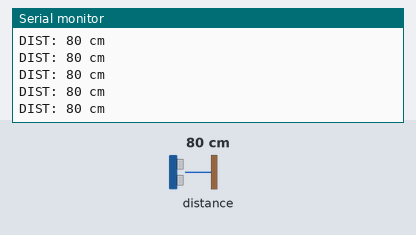
Recording of a program running on a simulated STM32 Nucleo. Parts: the last lines printed to the serial monitor. Wiring (inferred from the names in the program): LIDAR-Lite range finder at I2C address 0x62. Inputs (shaded band) come from the test bench; at power-on: distance to the obstacle 80 cm.

Above: at 1.2 s.
1.3 s: distance to the obstacle set to 2 cm
At 1.35 s:
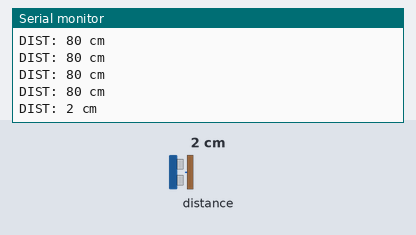
2.8 s: distance to the obstacle set to 4 cm
At 2.87 s:
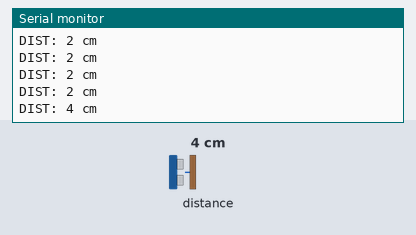
Timing chart, 0 to 5.8 s (numbered marks = the images above; inputs shaded):
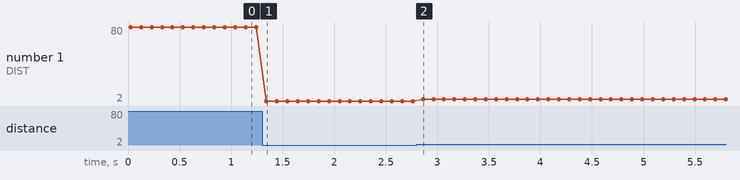

The program:

main.cpp
```cpp
/*
 * lidar_probe/src/main.cpp
 * Garmin LIDAR-Lite v3 distance reader for NUCLEO-G474RE
 *
 * Wiring (verified against UM2505 Table 15 and Garmin LIDAR-Lite v3 datasheet):
 *   LIDAR SDA  -> CN5 pin 9  (Arduino D14 / PB9)  -- I2C1_SDA
 *   LIDAR SCL  -> CN5 pin 10 (Arduino D15 / PB8)  -- I2C1_SCL
 *   LIDAR VCC  -> CN6 pin 5  (5 V)
 *   LIDAR GND  -> CN6 pin 6  (GND)
 *   External 680 Ω pull-ups on SDA and SCL to 3.3 V are required.
 *
 * Serial output -> LPUART1 (PA2/PA3) -> ST-Link VCP (default, SB17/SB23 ON)
 *   variant_NUCLEO_G474RE.h: SERIAL_UART_INSTANCE = 101 (LPUART1)
 *
 * Wire defaults: PIN_WIRE_SDA = 14 (PB9), PIN_WIRE_SCL = 15 (PB8)
 *   Confirmed in cores/arduino/pins_arduino.h and variant_NUCLEO_G474RE.cpp.
 *   No explicit Wire.setSDA()/setSCL() calls are needed.
 *
 * Framework: STM32duino (Arduino for STM32), PlatformIO ststm32 platform.
 */

#include <Arduino.h>
#include <Wire.h>

/* ── LIDAR-Lite v3 constants ─────────────────────────────────────────────── */
#define LIDAR_ADDR                  0x62   /* 7-bit I2C address                */
#define REG_ACQ_COMMAND             0x00   /* Acquisition command register      */
#define REG_STATUS                  0x01   /* Status register (bit 0 = busy)    */
#define REG_DIST_HIGH               0x8F   /* MSB-first burst read (0x0F|0x80)  */
#define CMD_MEASURE_WITH_CORRECTION 0x04   /* Acquire with bias correction      */
#define CMD_MEASURE_NO_CORRECTION   0x03   /* Acquire without bias correction   */
#define LIDAR_TIMEOUT_MS            100    /* Max wait for busy-clear (ms)      */

/* ── Helper: write one byte to a LIDAR register ─────────────────────────── */
/* Returns true on success (Wire.endTransmission() == 0).                    */
static bool lidar_write_reg(uint8_t reg, uint8_t val)
{
    Wire.beginTransmission(LIDAR_ADDR);
    Wire.write(reg);
    Wire.write(val);
    uint8_t err = Wire.endTransmission(); /* issues STOP */
    if (err != 0) {
        Serial.print("I2C ERROR: ");
        Serial.println(err);
        return false;
    }
    return true;
}

/* ── Helper: read len bytes starting at reg into buf ────────────────────── */
/* Issues a write (reg address) with STOP, then a separate read with STOP.   */
/* Returns true on success.                                                   */
static bool lidar_read_bytes(uint8_t reg, uint8_t *buf, uint8_t len)
{
    /* Write register address — full STOP before read (no repeated START) */
    Wire.beginTransmission(LIDAR_ADDR);
    Wire.write(reg);
    uint8_t err = Wire.endTransmission(); /* STOP */
    if (err != 0) {
        Serial.print("I2C ERROR: ");
        Serial.println(err);
        return false;
    }

    /* Read len bytes */
    uint8_t received = Wire.requestFrom((uint8_t)LIDAR_ADDR, len);
    if (received != len) {
        Serial.print("I2C ERROR: short read (");
        Serial.print(received);
        Serial.println(")");
        return false;
    }
    for (uint8_t i = 0; i < len; i++) {
        buf[i] = Wire.read();
    }
    return true;
}

/* ── setup ───────────────────────────────────────────────────────────────── */
void setup(void)
{
    /* LPUART1 → ST-Link VCP (PA2/PA3, SERIAL_UART_INSTANCE=101) */
    Serial.begin(115200);

    /* Wait up to 2 s for the VCP to enumerate on the host */
    uint32_t t0 = millis();
    while (!Serial && (millis() - t0) < 2000) {
        /* spin */
    }

    /* I2C1: SDA=PB9 (D14), SCL=PB8 (D15) — Wire defaults, no setSDA/setSCL needed */
    Wire.begin();
    Wire.setClock(400000); /* 400 kHz fast mode */

    /* LIDAR-Lite v3 needs ~22 ms after power-on before first command */
    delay(25);

    /* Probe: 0-byte write to check for ACK */
    Wire.beginTransmission(LIDAR_ADDR);
    uint8_t probe_err = Wire.endTransmission();
    if (probe_err != 0) {
        Serial.println("ERROR: LIDAR not found at 0x62");
        /* Halt: blink LED at 2 Hz (250 ms on / 250 ms off) */
        pinMode(LED_BUILTIN, OUTPUT);
        while (true) {
            digitalWrite(LED_BUILTIN, HIGH);
            delay(250);
            digitalWrite(LED_BUILTIN, LOW);
            delay(250);
        }
    }

    Serial.println("LIDAR-Lite v3 probe ready");
}

/* ── loop ────────────────────────────────────────────────────────────────── */
void loop(void)
{
    /*
     * measurement_count tracks cycles; every 100th measurement uses
     * CMD_MEASURE_NO_CORRECTION (0x03) to skip bias correction for speed.
     * All other cycles use CMD_MEASURE_WITH_CORRECTION (0x04).
     */
    static uint8_t measurement_count = 0;

    /* Step 1: Trigger acquisition */
    uint8_t cmd = (measurement_count == 0) ? CMD_MEASURE_NO_CORRECTION
                                            : CMD_MEASURE_WITH_CORRECTION;
    if (!lidar_write_reg(REG_ACQ_COMMAND, cmd)) {
        /* Error already printed inside helper */
        delay(100);
        return;
    }

    /* Step 2: Poll STATUS register until bit 0 = 0 (not busy) */
    uint32_t deadline = millis() + LIDAR_TIMEOUT_MS;
    bool timed_out = false;
    while (true) {
        uint8_t status = 0;
        if (!lidar_read_bytes(REG_STATUS, &status, 1)) {
            /* I2C error during poll — abort this cycle */
            delay(100);
            return;
        }
        if ((status & 0x01) == 0) {
            break; /* measurement complete */
        }
        if (millis() >= deadline) {
            timed_out = true;
            break;
        }
    }

    if (timed_out) {
        Serial.println("ERROR: LIDAR timeout waiting for measurement");
        delay(100);
        return;
    }

    /* Step 3: Read 2 bytes from 0x8F (auto-increment: reads 0x0F then 0x10) */
    uint8_t dist_buf[2] = {0, 0};
    if (!lidar_read_bytes(REG_DIST_HIGH, dist_buf, 2)) {
        delay(100);
        return;
    }
    uint16_t distance_cm = ((uint16_t)dist_buf[0] << 8) | dist_buf[1];

    /* Step 4: Print result */
    if (distance_cm == 1) {
        /* Sensor reports 1 cm for invalid / no-target condition */
        Serial.println("DIST: -- (no target)");
    } else {
        Serial.print("DIST: ");
        Serial.print(distance_cm);
        Serial.println(" cm");
    }

    /* Advance counter; reset at 100 so next cycle uses no-correction command */
    measurement_count++;
    if (measurement_count >= 100) {
        measurement_count = 0;
    }

    delay(100); /* ~10 Hz measurement rate */
}
```

Measured:
- after the input at 1.3 s, the serial monitor: prints a new line at once (image 1)
- after the input at 2.8 s, the serial monitor: prints a new line after 0.06 s (image 2)
- plotted number 1: 80 → 2 after the input at 1.3 s, 2 → 4 after the input at 2.8 s
